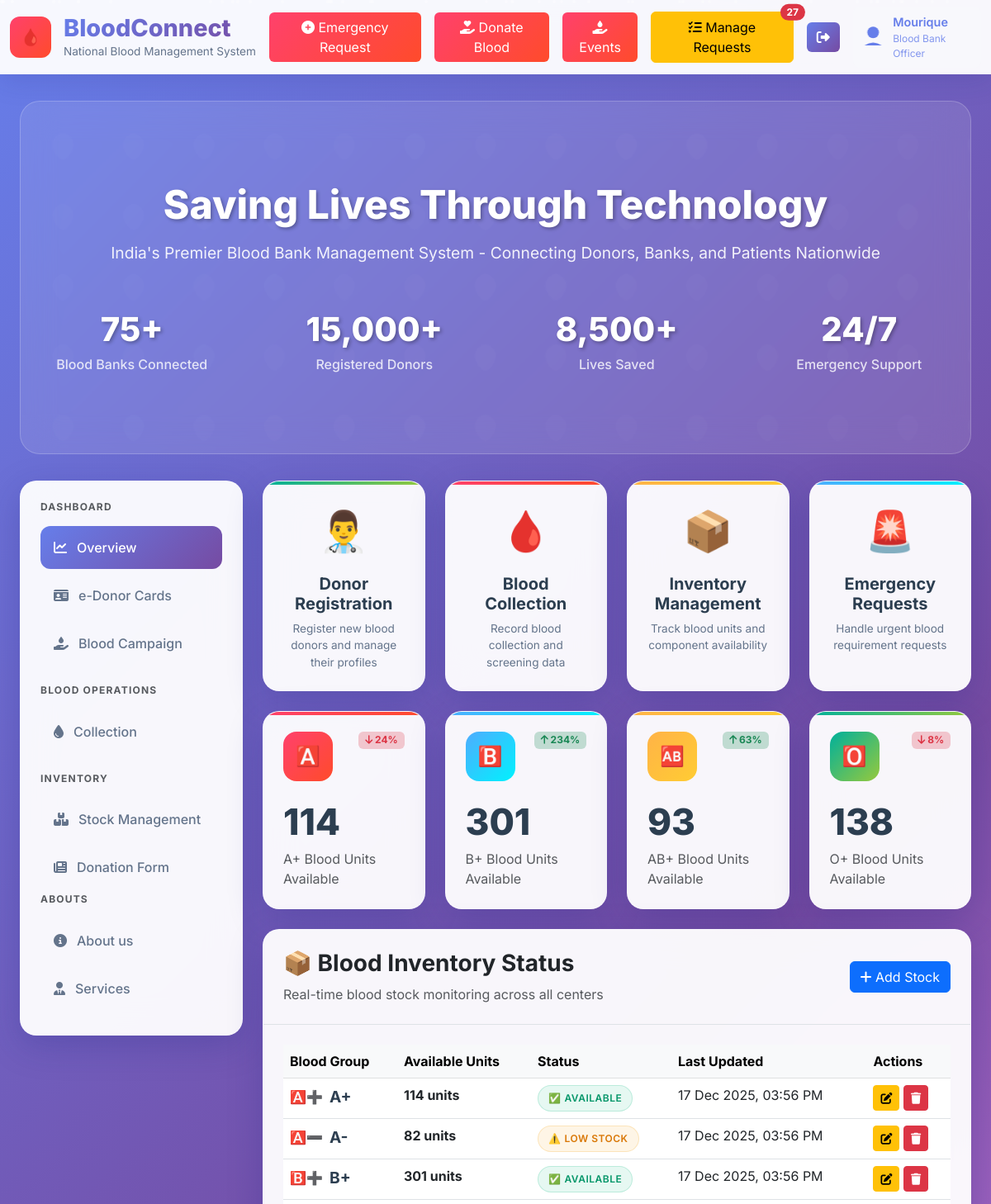
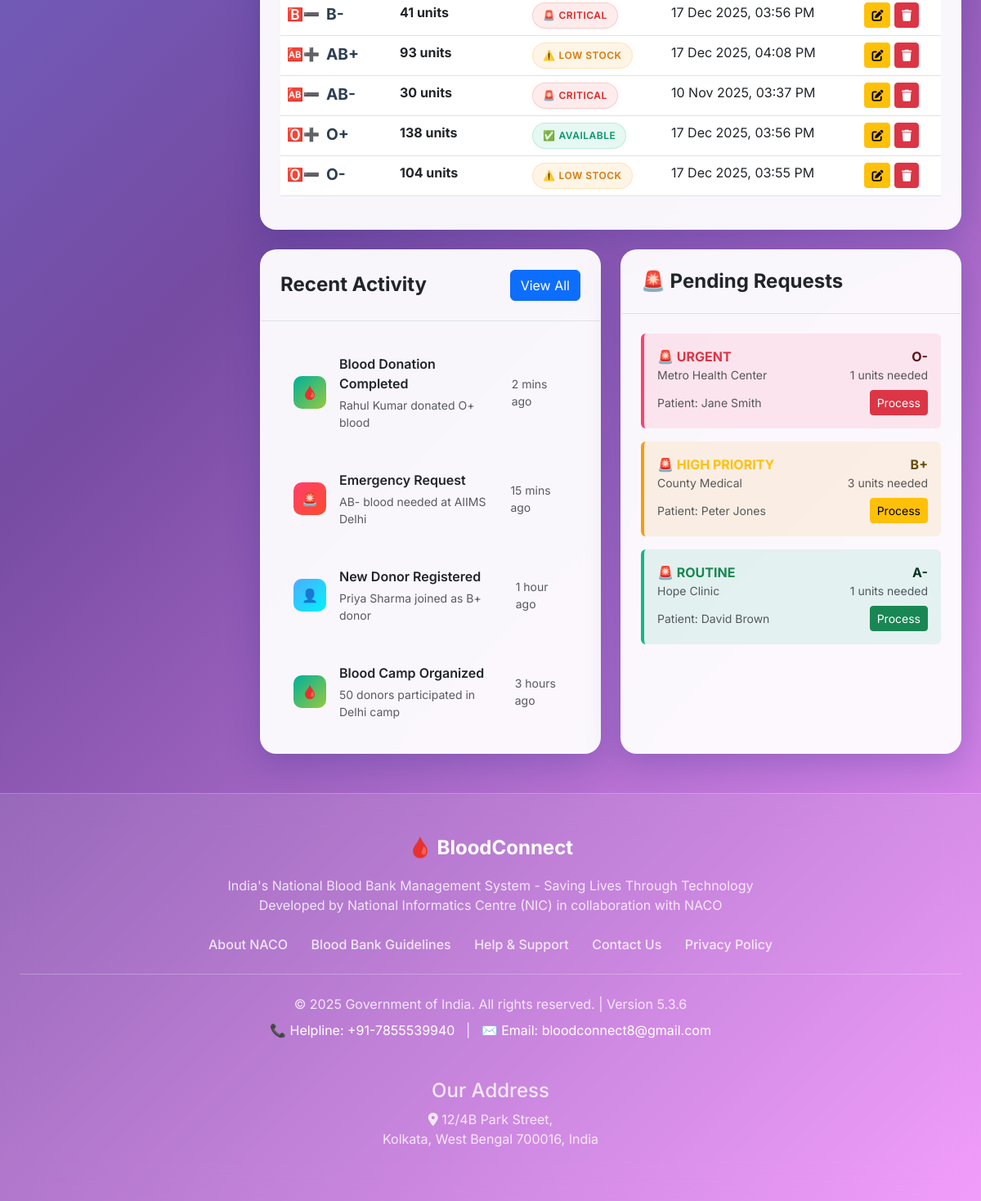
The page /landing_page.php (signed in) on the database its author committed (2 pictures, top to bottom).
### tables this page shows
CREATE TABLE `blood_inventory` (
  `id` int(11) NOT NULL AUTO_INCREMENT,
  `blood_group` varchar(10) NOT NULL,
  `available_units` int(11) NOT NULL,
  `previous_available_units` int(11) DEFAULT 0,
  `status` varchar(20) NOT NULL,
  `last_updated` timestamp NOT NULL DEFAULT current_timestamp() ON UPDATE current_timestamp(),
  `expiry_date` date DEFAULT NULL,
  PRIMARY KEY (`id`)
);

CREATE TABLE `blood_request` (
  `id` int(11) NOT NULL AUTO_INCREMENT,
  `patient_name` varchar(255) DEFAULT NULL,
  `blood_group` varchar(10) DEFAULT NULL,
  `units` int(11) DEFAULT NULL,
  `hospital_name` varchar(255) DEFAULT NULL,
  `hospital_location` varchar(255) DEFAULT NULL,
  `mob` varchar(20) DEFAULT NULL,
  `email` varchar(255) DEFAULT NULL,
  `required_date` date DEFAULT NULL,
  `status` enum('pending','approved','rejected','processing') NOT NULL DEFAULT 'pending',
  `priority` enum('urgent','high','routine') NOT NULL DEFAULT 'routine',
  `created_at` timestamp NOT NULL DEFAULT current_timestamp(),
  PRIMARY KEY (`id`)
);

### landing_page.php (the view, shortened to what the rows shown need)
<!DOCTYPE html>
<html lang="en">
<head>
    <link href="https://cdnjs.cloudflare.com/ajax/libs/bootstrap/5.3.0/css/bootstrap.min.css" rel="stylesheet">
    <link href="https://cdnjs.cloudflare.com/ajax/libs/font-awesome/6.4.0/css/all.min.css" rel="stylesheet">
    <link rel="stylesheet" href="styles.css">
    <link rel="stylesheet" href="particles.css">
</head>
<body>
    <?php
    include "header.php";
    ?>
    <div class="container-fluid px-4">
        <?php
        include "hero.php";
        ?>
        <div class="row g-4">
            <div class="col-lg-9">
                <div id="collection" class="glass-card mb-4">
                    <div class="table-responsive p-4">
                        <table class="table table-hover">
                            <thead class="table-light">
                                <tr>
                                    <th>Blood Group</th>
                                    <th>Available Units</th>
                                    <th>Status</th>
                                    <th>Last Updated</th>
                                    <?php if (isset($_SESSION['role']) && $_SESSION['role'] === 'admin'): ?>
                                    <th>Actions</th>
                                    <?php endif; ?>
                                </tr>
                            </thead>
                            <tbody>
                                <?php
                                include 'connect.php';
                                function getBloodGroupClass($bloodGroup) {
                                    $bloodGroup = strtoupper(trim($bloodGroup));
                                    $class_map = [
                                        'A+' => 'a-pos',
                                        'A-' => 'a-neg',
                                        'B+' => 'b-pos',
                                        'B-' => 'b-neg',
                                        'AB+' => 'ab-pos',
                                        'AB-' => 'ab-neg',
                                        'O+' => 'o-pos',
                                        'O-' => 'o-neg',
                                    ];
                                    return $class_map[$bloodGroup] ?? '';
                                }
                                $sql = "SELECT * FROM blood_inventory";
                                $result = mysqli_query($conn, $sql);
                                if (mysqli_num_rows($result) > 0) {
                                    while($row = mysqli_fetch_assoc($result)) {
                                ?>
                                <tr>
                                    <td><span class="blood-group <?php echo getBloodGroupClass($row['blood_group']); ?>"><?php echo $row['blood_group']; ?></span></td>
                                    <td><strong><?php echo $row['available_units']; ?> units</strong></td>
                                    <td><span class="status-badge status-<?php echo strtolower($row['status']); ?>"><?php echo $row['status']; ?></span></td>
                                    <td><?php echo date('d M Y, h:i A', strtotime($row['last_updated'])); ?></td>
                                    <?php if (isset($_SESSION['role']) && $_SESSION['role'] === 'admin'): ?>
                                    <td>
                                        <a href="edit_stock.php?id=<?php echo $row['id']; ?>" class="btn btn-sm btn-warning"><i class="fas fa-edit"></i></a>
                                        <a href="delete_stock.php?id=<?php echo $row['id']; ?>" class="btn btn-sm btn-danger" onclick="return confirm('Are you sure you want to delete this record?');"><i class="fas fa-trash"></i></a>
                                    </td>
                                    <?php endif; ?>
                                </tr>
                                <?php
                                    }
                                } else {
                                    echo "<tr><td colspan='5' class='text-center'>No records found</td></tr>";
                                }
                                ?>
                            </tbody>
                        </table>
                    </div>
                </div>
                <div class="row g-4">
                    <div class="col-lg-6">
                        <div id="pending" class="glass-card h-100">
                            <div class="p-4">
                                <?php
                                $priorities = ['urgent', 'high', 'routine'];
                                $requests = [];
                                foreach ($priorities as $priority) {
                                    $sql = "SELECT * FROM blood_request WHERE status = 'pending' AND priority = ? ORDER BY REQUIRED_DATE ASC LIMIT 1";
                                    $stmt = mysqli_prepare($conn, $sql);
                                    mysqli_stmt_bind_param($stmt, "s", $priority);
                                    mysqli_stmt_execute($stmt);
                                    $result = mysqli_stmt_get_result($stmt);
                                    if ($result && mysqli_num_rows($result) > 0) {
                                        $requests[$priority] = mysqli_fetch_assoc($result);
                                    } else {
                                        $requests[$priority] = null;
                                    }
                                }
                                foreach ($priorities as $priority):
                                    $row = $requests[$priority];
                                    if ($row):
                                        $priority_class = '';
                                        $priority_text = '';
                                        $style = '';
                                        switch ($row['priority']) {
                                            case 'urgent':
                                                $priority_class = 'danger';
                                                $priority_text = 'URGENT';
                                                $style = 'background: rgba(255, 65, 108, 0.1); border-left: 4px solid #ff416c !important;';
                                                break;
                                            case 'high':
                                                $priority_class = 'warning';
                                                $priority_text = 'HIGH PRIORITY';
                                                $style = 'background: rgba(245, 158, 11, 0.1); border-left: 4px solid #f59e0b !important;';
                                                break;
                                            case 'routine':
                                                $priority_class = 'success';
                                                $priority_text = 'ROUTINE';
                                                $style = 'background: rgba(16, 185, 129, 0.1); border-left: 4px solid #10b981 !important;';
                                                break;
                                        }
                                ?>
                                <div class="alert alert-<?php echo $priority_class; ?> border-0 mb-3"
                                    style="<?php echo $style; ?>">
                                    <div class="d-flex justify-content-between align-items-start mb-2">
                                        <div>
                                            <div class="fw-bold text-<?php echo $priority_class; ?>">🚨 <?php echo $priority_text; ?></div>
                                            <div class="small text-muted"><?php echo $row['hospital_name']; ?></div>
                                        </div>
                                        <div class="text-end">
                                            <div class="fw-bold"><?php echo $row['blood_group']; ?></div>
                                            <div class="small text-muted"><?php echo $row['units']; ?> units needed</div>
                                        </div>
                                    </div>
                                    <div class="d-flex justify-content-between align-items-center">
                                        <div class="small text-muted">Patient: <?php echo $row['patient_name']; ?></div>
                                        <?php if (isset($_SESSION['role']) && $_SESSION['role'] === 'admin'): ?>
                                            <a href="manage_requests.php?request_id=<?php echo $row['id']; ?>" class="btn btn-<?php echo $priority_class; ?> btn-sm">Process</a>
                                        <?php endif; ?>
                                    </div>
                                </div>
                                <?php
                                    endif;
                                endforeach;
                                ?>
                            </div>
                        </div>
                    </div>
                </div>
            </div>
        </div>
    </div>
</body>
</html>

### rows shown on the page
blood_inventory: blood_group "A+", available_units "114", status "AVAILABLE", last_updated "17 Dec 2025, 03:56 PM"
blood_inventory: blood_group "A-", available_units "82", status "LOW STOCK", last_updated "17 Dec 2025, 03:56 PM"
blood_inventory: blood_group "B+", available_units "301", status "AVAILABLE", last_updated "17 Dec 2025, 03:56 PM"
blood_inventory: blood_group "B-", available_units "41", status "CRITICAL", last_updated "17 Dec 2025, 03:56 PM"
blood_inventory: blood_group "AB+", available_units "93", status "LOW STOCK", last_updated "17 Dec 2025, 04:08 PM"
blood_inventory: blood_group "AB-", available_units "30", status "CRITICAL", last_updated "10 Nov 2025, 03:37 PM"
blood_inventory: blood_group "O+", available_units "138", status "AVAILABLE", last_updated "17 Dec 2025, 03:56 PM"
blood_inventory: blood_group "O-", available_units "104", status "LOW STOCK", last_updated "17 Dec 2025, 03:55 PM"
blood_request: priority "URGENT", hospital_name "Metro Health Center", blood_group "O-", units "1", patient_name "Jane Smith"
blood_request: priority "HIGH PRIORITY", hospital_name "County Medical", blood_group "B+", units "3", patient_name "Peter Jones"
blood_request: priority "ROUTINE", hospital_name "Hope Clinic", blood_group "A-", units "1", patient_name "David Brown"

### other values the page prints
$total_pending_count "27"
$stats['percentage_change'] "24"
$stats['total_units'] "114"
$group "A+"
$stats['percentage_change'] "234"
$stats['total_units'] "301"
$group "B+"
$stats['percentage_change'] "63"
$stats['total_units'] "93"
$group "AB+"
$stats['percentage_change'] "8"
$stats['total_units'] "138"
$group "O+"
